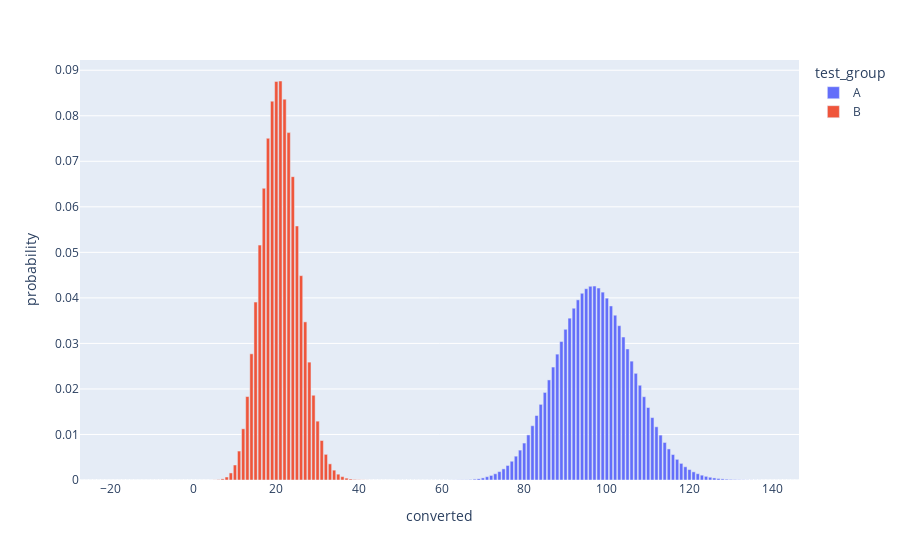

The code cell stored with this chart in its notebook:
### Code cell
import plotly.express as px
import plotly.graph_objs as go

fig = px.bar(display_data, x="converted", y="probability", color="test_group"
   #, animation_frame=display_data.index , animation_group="test_group"
            )
fig.show()
